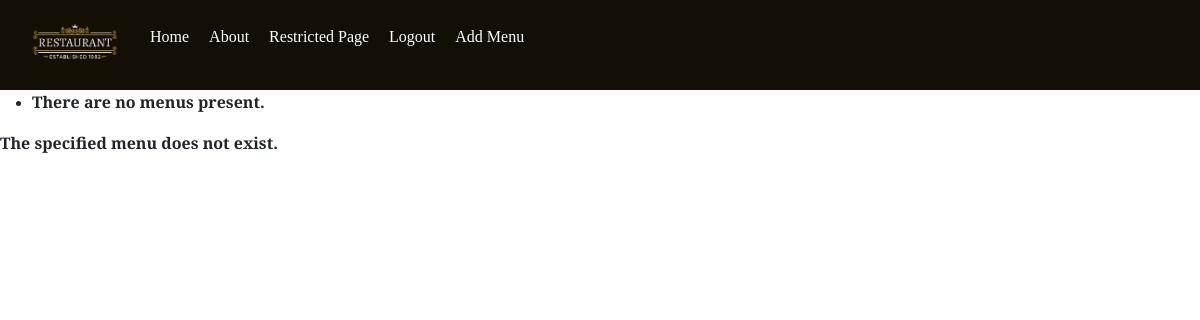
Page /restaurant/menu/main-menu/ (signed in) on the earlier database version.
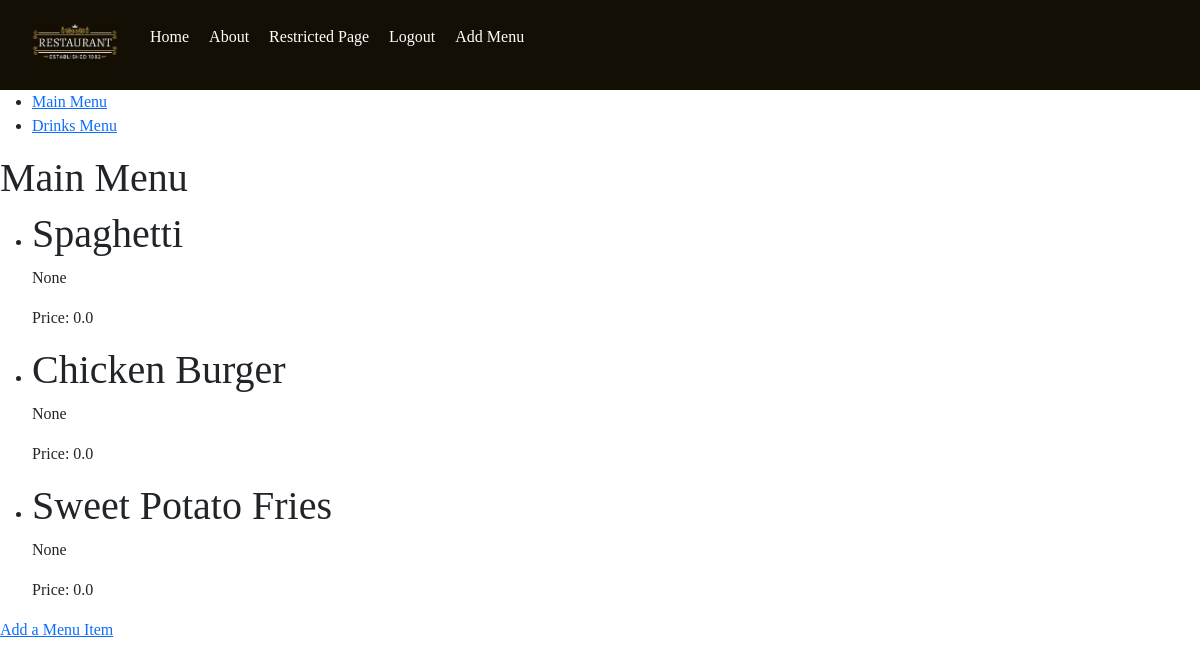
Same page on the later database version.
### restaurant/models.py (models this page shows, shortened)
class Menu(models.Model):
    MENU_ID_MAX_LENGTH=128
    menuID = models.TextField(max_length=MENU_ID_MAX_LENGTH,unique=True) # primary key
    slug = models.SlugField(unique=True)

class MenuItem(models.Model):
    MENUITEM_ID_MAX_LENGTH=128
    DESCRIPTION_MAX_LENGTH=200
    menuItemID = models.CharField(max_length=MENUITEM_ID_MAX_LENGTH, unique=True) # primary key
    menu = models.ForeignKey(Menu, on_delete=models.CASCADE) # foreign key: one to many - many menu items for one menu
    description = models.CharField(max_length=DESCRIPTION_MAX_LENGTH, default="None")
    price = models.FloatField(default =0.0)
    photo = models.ImageField(upload_to='menu_item_images', blank=True)
    slug = models.SlugField(unique=True)
    class Meta:
        verbose_name_plural = 'MenuItems'

### restaurant/views.py (the view)
# urls.py: path('menu/<slug:menu_name_slug>/', views.show_menu, name='show_menu'),
def show_menu(request,menu_name_slug):
    context_dict = {}
    try:
        menu = Menu.objects.get(slug=menu_name_slug)
        menuItems = MenuItem.objects.filter(menu=menu)
        context_dict['menuItems'] = menuItems
        context_dict['menu'] = menu
    except Menu.DoesNotExist:
        context_dict['menu'] = None
        context_dict['menuItems'] = None
    return render(request, 'restaurant/menu.html', context=context_dict)

### restaurant/templatetags/rango_template_tags.py (called while the page is built)
@register.inclusion_tag('restaurant/menus.html')
def get_menu_list():
    return {'menus': Menu.objects.all() }

### templates/restaurant/menu.html (shortened to what this page needs)
{% extends 'restaurant/base.html' %}
{% block body_block %}
    {% if menu %}
    <h1>{{ menu.menuID }}</h1>
    {% if menuItems %}
    <ul>
        {% for item in menuItems %}
        <li>
          <h1>{{item.menuItemID}}</h1>
          <p>{{item.description}}</p>
          <p>Price: {{item.price}}</p>
        </li>
        {% endfor %}
    </ul>
    {% else %}
        <strong>No items currently in menu.</strong>
    {% endif %}
    {% if user.is_authenticated %}
        <a href="{% url 'restaurant:add_menu_item' menu.slug %}">Add a Menu Item</a> <br />
    {% endif %}
    {% else %}
    <strong>The specified menu does not exist.</strong>
    {% endif %}
{% endblock %}

### templates/restaurant/menus.html
<ul>
    {% if menus %}
        {% for m in menus %}
            <li>
                <a href="{% url 'restaurant:show_menu' m.slug %}">{{ m.menuID }}</a>
            </li>
        {% endfor %}
    {% else %}
        <li><strong>There are no menus present.</strong></li>
    {% endif %}
</ul>

Differences in the rows shown:
added Menu: menuID "Main Menu"
added Menu: menuID "Drinks Menu"
added MenuItem: menuItemID "Spaghetti", description "None", price "0.0"
added MenuItem: menuItemID "Chicken Burger", description "None", price "0.0"
added MenuItem: menuItemID "Sweet Potato Fries", description "None", price "0.0"
Other differences:
text no longer shown: "There are no menus present. The specified menu does not exist."
text now shown: "Add a Menu Item"
